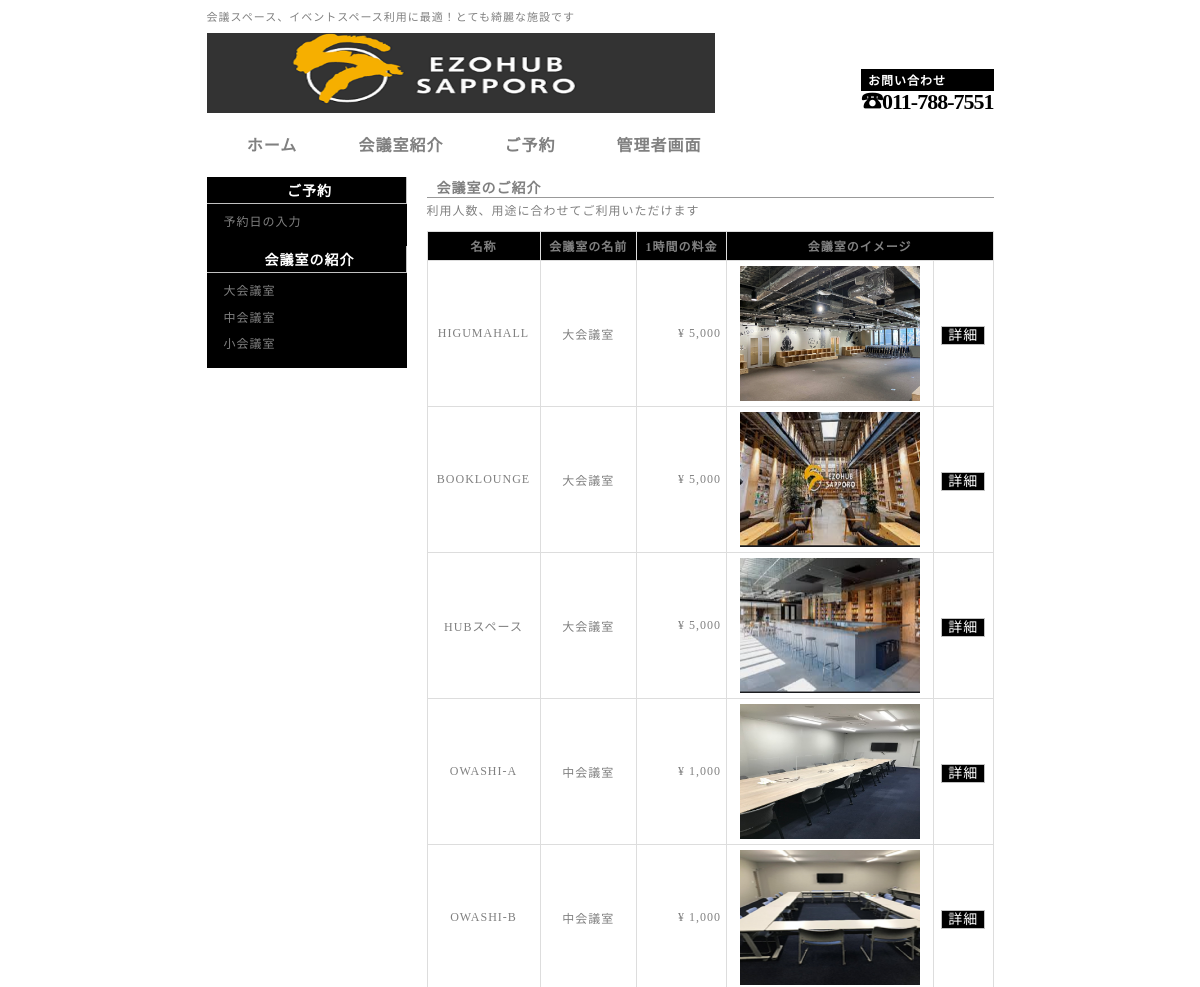
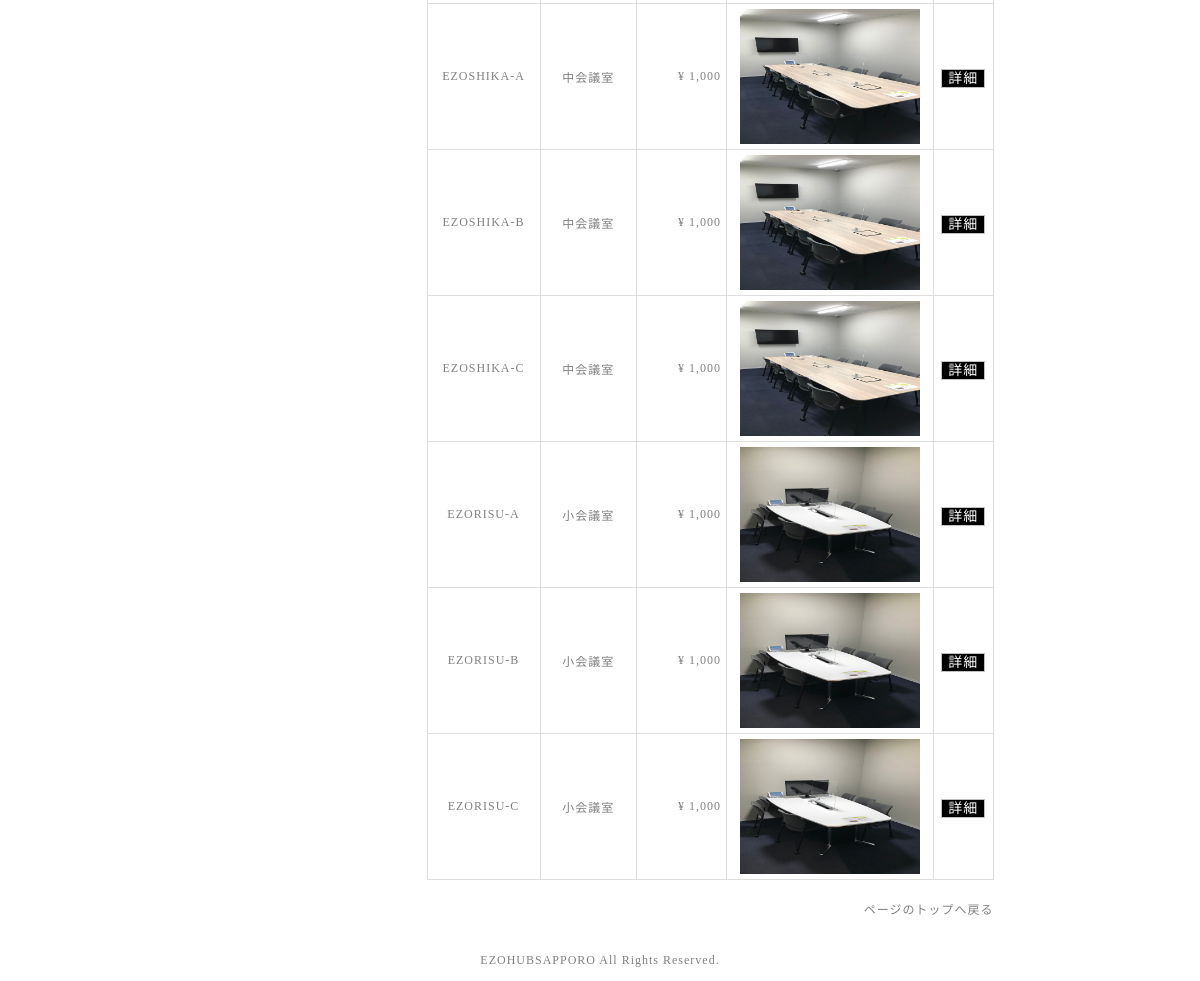
Screenshot of /roomList.php with the database file from the repository (2 pictures, top to bottom).
### tables this page shows
CREATE TABLE `room` (
  `room_no` int(11) NOT NULL,
  `room_name` varchar(50) NOT NULL,
  `information` varchar(255) DEFAULT NULL,
  `main_image` varchar(50) NOT NULL,
  `image1` varchar(50) DEFAULT NULL,
  `image2` varchar(50) DEFAULT NULL,
  `image3` varchar(50) DEFAULT NULL,
  `amenity` varchar(255) DEFAULT NULL,
  `dayfee` int(11) NOT NULL,
  `capacity` int(11) NOT NULL,
  `type_id` int(11) NOT NULL
);

CREATE TABLE `room_type` (
  `type_id` int(11) NOT NULL,
  `type_name` varchar(30) NOT NULL
);

### roomList.php (the view, shortened to what this page needs)
<?php
  if (empty($_GET["tid"]) == true) {
      $tid = "";
  } else {
      $tid = htmlspecialchars($_GET["tid"]);
  }
  $link = mysqli_connect(DB_SERVER, DB_USER, DB_PASS, DB_NAME);
  mysqli_set_charset($link, "utf8");
?>
<!DOCTYPE html>
<html lang="ja">
<head>
  <link href="./css/style.css" rel="stylesheet" type="text/css">
</head>
<body>
  <header id="header">
    <div id="pr">
      <p>会議スペース、イベントスペース利用に最適！とても綺麗な施設です</p>
    </div>
    <h1><a href="./index.php"><img src="./images/ezohublogo.png" alt=""></a></h1>
    <div id="contact">
      <h2 style="background:black";>お問い合わせ</h2>
      <span class="tel">☎011-788-7551 </span>
    </div>
  </header>
<?php include("./topmenu.php"); ?>
  <div id="contents">
    <main id="main">
      <article>
        <section>
<?php
  if (empty($tid) == true) {
    $sql = "SELECT room_name, type_name, dayfee, main_image, room_no
      FROM room, room_type
      WHERE room.type_id = room_type.type_id";
  } else {
    $sql = "SELECT room_name, type_name, dayfee, main_image, room_no
      FROM room, room_type
      WHERE room.type_id = room_type.type_id
      AND room.type_id = {$tid}";
  }
  $result = mysqli_query($link, $sql);
  $cnt = mysqli_num_rows($result);
  if ($cnt == 0) {
    echo "<b>ご指定の会議室は只今準備ができておりません</b>";
  } else {
?>
          <h3>会議室のご紹介</h3>
          <p>
            利用人数、用途に合わせてご利用いただけます
          </p>
          <table>
            <th>名称</th>
            <th>会議室の名前</th>
            <th>1時間の料金</th>
            <th colspan="2">会議室のイメージ</th>
<?php
    while($row = mysqli_fetch_array($result, MYSQLI_ASSOC)) {
      echo "<tr>";
      echo "<td>{$row['room_name']}</td>";
      echo "<td>{$row['type_name']}</td>";
      $roomfee = number_format($row['dayfee']);
      echo "<td class='number'>&yen; {$roomfee}</td>";
      echo "<td><img class='small' src='./images/{$row['main_image']}'></td>";
      echo "<td><a href='./roomDetail.php?rno={$row['room_no']}'>詳細</a></td>";
      echo "</tr>";
    }
  }
?>
          </table>
        </section>
      </article>
    </main>
    <aside id="side">
      <section>
        <h2 style="background:black";>ご予約</style=></h2>
        <ul>
          <li><a href="#">予約日の入力</a></li>
        </ul>
      </section>
      <section>
        <h2 style="background:black";>会議室の紹介</h2>
    <?php include("./sideList.php"); ?>
      </section>
    </aside>
    <div id="pageTop">
      <a href="#top">ページのトップへ戻る</a>
    </div>
  </div>
  <footer id="footer">
    EZOHUBSAPPORO All Rights Reserved.
  </footer>
</body>
</html>

### sideList.php (shortened to what this page needs)
<?php
  $s_link = mysqli_connect(DB_SERVER, DB_USER, DB_PASS, DB_NAME);
  mysqli_set_charset($s_link, "utf8");
  $s_result = mysqli_query($s_link, "SELECT * FROM room_type");
  echo "<ul>";
  while($s_row = mysqli_fetch_array( $s_result, MYSQLI_ASSOC )) {
    echo "<li><a href='./roomList.php?tid=" .
        $s_row['type_id'] . "'>" . $s_row['type_name'] . "</a></li>";
  }
  echo "</ul>";
?>

### css/style.css (style rules this page uses)
html { overflow: scroll; }
body { letter-spacing: 1px; font-size: 12px; color:grey; }
a { color: grey; text-decoration: none; }
#header { position: relative; width: 787px; margin: 0 auto; }
#pr { position: absolute; width: 787px; left: 0; top: 0; }
#header h1 { margin: 0; padding-top: 25px; }
#contact { position: absolute; bottom: 0; right: 0; }
#contents { width: 787px; margin: 0 auto; padding: 10px; }
#pageTop { clear: both; padding: 20px 0; text-align: right; }
#main { float: right; width: 567px; }
#side { float: left; width: 200px; }
#footer { padding: 5px 0; text-align: center; }

### css/style_Deco.css (style rules this page uses)
img { border: 0; vertical-align: bottom; }
h1, h2, h3, h4, h5, h6 { margin: 0; }
#header img { width: 508px; }
#header h1 { margin: 0; padding-top: 25px; font-size: 32px; color:black; background:white; }
#header h2 { padding: 1px; font-size: 12px; color:white; padding-right: 6px; padding-left: 6px; background:black; border: 1px solid black; }
#header #pr p { margin: 0; font-size: 11px; }
#header #contact .tel { color: #000000; font-size: 22px; font-weight: bold; letter-spacing: -1px; line-height: 1.0; }
#contents { clear: both; }
#main a { padding: 1px; font-size: 14px; color: white; padding-right: 6px; padding-left: 6px; background: black; border: 1px solid #C1C1C1; text-align: center; }
#main h3 { margin-bottom: 3px; padding-left: 10px; font-size: 14px; border-bottom: 1px solid #999; }
#main p { margin: 0 0 1em 0; font-size: 12px; }
#main table { width: 100%; border-collapse: collapse; }
#main table th { padding: 5px; font-size: 12px; text-align: center; border: 1px solid #ddd; background: black; }
#main table td { padding: 5px; font-size: 12px; text-align: center; border: 1px solid #ddd; }
#main table td.number { text-align: right; }
#main img.small { width: 180px; }
#side { background: black; }
#side section { margin-bottom: 10px; }
#side h2 { padding: 3px; font-size: 14px; font-weight: bold; color: #fff; padding-left: 10px; background: black; border-bottom: 1px solid #C1C1C1; border-right: 1px solid #C1C1C1; text-align: center; }
#side ul { margin: 5px 0 0 5px; padding: 0; }
#side li { padding: 5px 0 5px 0; line-height: 1.4; list-style: none; }
#side li a { display: block; padding-left: 12px; ; }

### rows the page displays
room: room_name "HIGUMAHALL", type.type_name "大会議室", dayfee "5,000", main_image (picture)
room: room_name "BOOKLOUNGE", type.type_name "大会議室", dayfee "5,000", main_image (picture)
room: room_name "HUBスペース", type.type_name "大会議室", dayfee "5,000", main_image (picture)
room: room_name "OWASHI-A", type.type_name "中会議室", dayfee "1,000", main_image (picture)
room: room_name "OWASHI-B", type.type_name "中会議室", dayfee "1,000", main_image (picture)
room: room_name "EZOSHIKA-A", type.type_name "中会議室", dayfee "1,000", main_image (picture)
room: room_name "EZOSHIKA-B", type.type_name "中会議室", dayfee "1,000", main_image (picture)
room: room_name "EZOSHIKA-C", type.type_name "中会議室", dayfee "1,000", main_image (picture)
room: room_name "EZORISU-A", type.type_name "小会議室", dayfee "1,000", main_image (picture)
room: room_name "EZORISU-B", type.type_name "小会議室", dayfee "1,000", main_image (picture)
room: room_name "EZORISU-C", type.type_name "小会議室", dayfee "1,000", main_image (picture)
room_type: type_name "大会議室"
room_type: type_name "中会議室"
room_type: type_name "小会議室"
